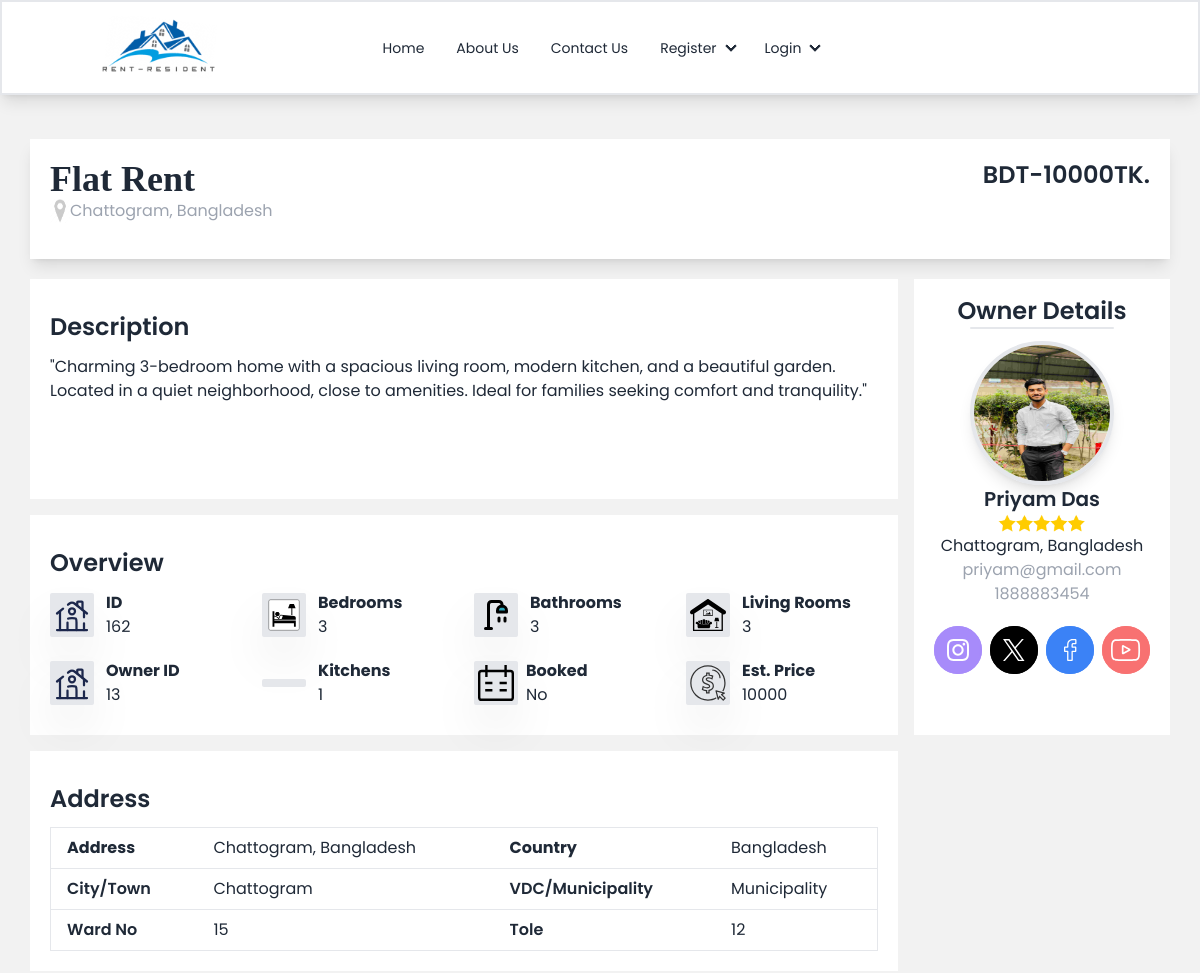
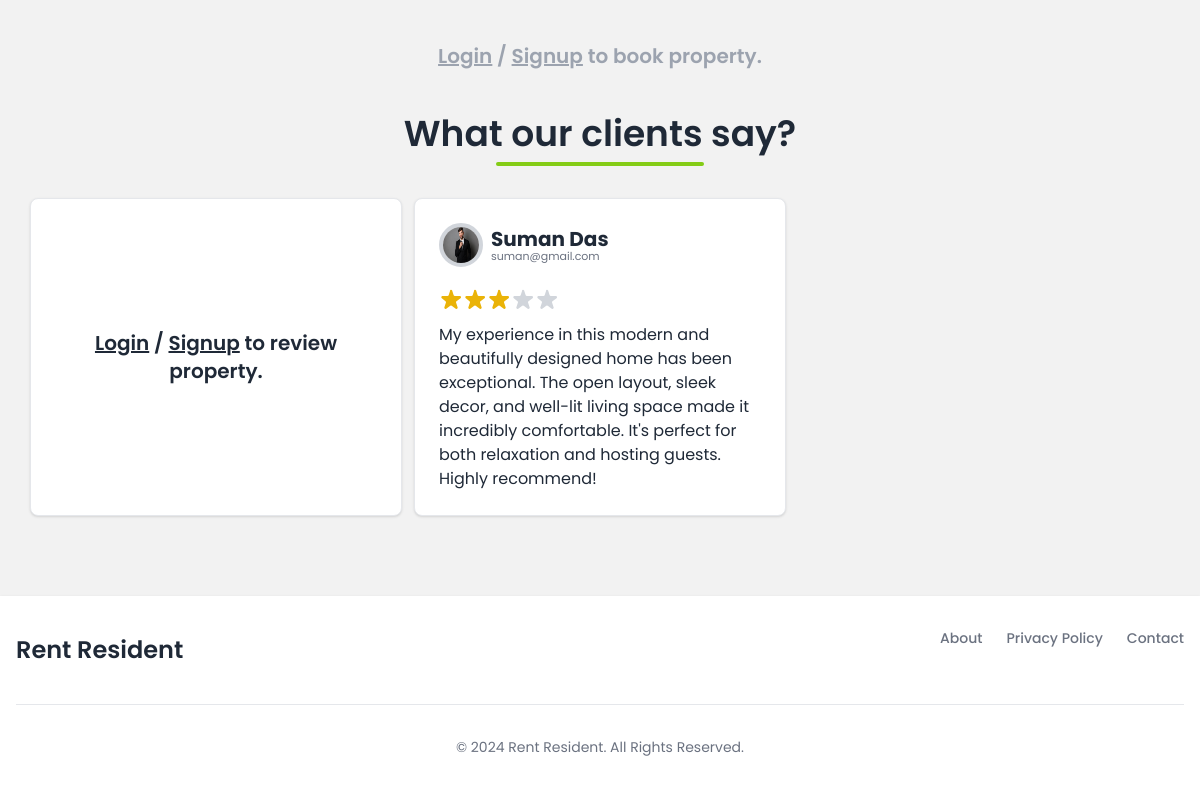
The app's page /view-property.php?property_id=162 with its own data (2 pictures, top to bottom).
### tables this page shows
CREATE TABLE `add_property` (
  `property_id` int(10) NOT NULL,
  `country` varchar(50) NOT NULL,
  `district` varchar(50) NOT NULL,
  `city` varchar(100) NOT NULL,
  `vdc_municipality` varchar(50) NOT NULL,
  `ward_no` int(10) NOT NULL,
  `tole` varchar(100) NOT NULL,
  `contact_no` bigint(10) NOT NULL,
  `property_type` varchar(50) NOT NULL,
  `estimated_price` bigint(10) NOT NULL,
  `total_rooms` int(10) NOT NULL,
  `bedroom` int(10) NOT NULL,
  `living_room` int(10) NOT NULL,
  `kitchen` int(10) NOT NULL,
  `bathroom` int(10) NOT NULL,
  `description` varchar(2000) NOT NULL,
  `booked` text NOT NULL,
  `owner_id` int(10) NOT NULL
);

CREATE TABLE `owner` (
  `owner_id` int(10) NOT NULL,
  `full_name` varchar(100) NOT NULL,
  `email` varchar(100) NOT NULL,
  `password` varchar(100) NOT NULL,
  `phone_no` bigint(10) NOT NULL,
  `address` varchar(200) NOT NULL,
  `id_type` varchar(100) NOT NULL,
  `id_photo` varchar(1000) NOT NULL
);

CREATE TABLE `review` (
  `review_id` int(10) NOT NULL,
  `comment` varchar(500) NOT NULL,
  `rating` int(5) NOT NULL,
  `property_id` int(11) NOT NULL,
  `tenant_id` int(11) NOT NULL
);

CREATE TABLE `tenant` (
  `tenant_id` int(10) NOT NULL,
  `full_name` varchar(100) NOT NULL,
  `email` varchar(100) NOT NULL,
  `password` varchar(100) NOT NULL,
  `phone_no` bigint(10) NOT NULL,
  `address` varchar(200) NOT NULL,
  `id_type` varchar(100) NOT NULL,
  `id_photo` varchar(1000) NOT NULL
);

### view-property.php (the view, shortened to what the rows shown need)
<?php
include('navbar.php');
include('booking-engine.php');
?>
<!DOCTYPE html>
<html>
<head>
    <link rel="stylesheet" href="styles.css">
</head>
<body style="background-color: #f2f2f2;">
    <?php
$property_id = $_GET['property_id'];
$sql = "SELECT * FROM add_property WHERE property_id='$property_id'";
$query = mysqli_query($db, $sql);
if (mysqli_num_rows($query) > 0) {
    $rows = mysqli_fetch_assoc($query);
    $sql2 = "SELECT * FROM property_photo WHERE property_id='$property_id'";
    $query2 = mysqli_query($db, $sql2);
    if (mysqli_num_rows($query2) > 0) {
        $owner_id = $rows['owner_id'];
        $sql3 = "SELECT * FROM owner WHERE owner_id='$owner_id'";
        $query3 = mysqli_query($db, $sql3);
        if (mysqli_num_rows($query3) > 0) {
            $owner = mysqli_fetch_assoc($query3);
            $owner_name = $owner['full_name'];
            $owner_email = $owner['email'];
            $owner_phone = $owner['phone_no'];
            $owner_address = $owner['address'];
            $owner_profile = $owner['id_photo'];
        }
    ?>
    <section class="w-[95%] mx-auto my-11">
        <div class="bg-white p-5 shadow-lg">
            <div class="flex justify-between">
                <div>
                    <h2 class="lg:text-4xl font-semibold" style="font-family: 'Times New Roman'">
                        <?php echo $rows['property_type'] ?></h2>
                    <p class="flex text-gray-400"><img src="./images/location-gray.png" class="w-5" alt="">
                        <?php echo $rows['city']; ?>,
                        <?php echo $rows['country']; ?></p>
                </div>
                <p class="text-2xl font-semibold">BDT-<?php echo $rows['estimated_price']; ?>TK.</p>
            </div>
        </div>
        <div class="grid grid-cols-1 lg:grid-rows-3 lg:grid-flow-col gap-4 mt-5">
            <div class="lg:col-span-2 ... bg-white p-5">
                <h1 class="text-2xl my-3 font-semibold">Description</h1>
                <p><?php echo $rows['description']; ?></p>
            </div>
            <div class="lg:col-span-2 ... bg-white p-5">
                <h1 class="text-2xl my-3 font-semibold">Overview</h1>
                <div class="grid grid-cols-1 lg:grid-cols-4 gap-5">
                    <div class="flex items-center gap-3">
                        <img src="./images/home-overview.svg" alt="" class="w-11 bg-gray-200 rounded-sm shadow-2xl p-1">
                        <div>
                            <p class="font-bold">ID</p>
                            <p><?php echo $rows['property_id'] ?></p>
                        </div>
                    </div>
                    <div class="flex items-center gap-3">
                        <img src="./images/bedroom-overview.svg" alt=""
                            class="w-11 bg-gray-200 rounded-sm shadow-2xl p-1">
                        <div>
                            <p class="font-bold">Bedrooms</p>
                            <p><?php echo $rows['bedroom'] ?></p>
                        </div>
                    </div>
                    <div class="flex items-center gap-3">
                        <img src="./images/bathroom-overview.svg" alt=""
                            class="w-11 bg-gray-200 rounded-sm shadow-2xl p-1">
                        <div>
                            <p class="font-bold">Bathrooms</p>
                            <p><?php echo $rows['bathroom'] ?></p>
                        </div>
                    </div>
                    <div class="flex items-center gap-3">
                        <img src="./images/room-overview.svg" alt="" class="w-11 bg-gray-200 rounded-sm shadow-2xl p-1">
                        <div>
                            <p class="font-bold">Living Rooms</p>
                            <p><?php echo $rows['living_room'] ?></p>
                        </div>
                    </div>
                    <div class="flex items-center gap-3">
                        <img src="./images/home-overview.svg" alt="" class="w-11 bg-gray-200 rounded-sm shadow-2xl p-1">
                        <div>
                            <p class="font-bold">Owner ID</p>
                            <p><?php echo $rows['owner_id'] ?></p>
                        </div>
                    </div>
                    <div class="flex items-center gap-3">
                        <img src="./images/kitchen-overview.svg" alt=""
                            class="w-11 bg-gray-200 rounded-sm shadow-2xl p-1">
                        <div>
                            <p class="font-bold">Kitchens</p>
                            <p><?php echo $rows['kitchen'] ?></p>
                        </div>
                    </div>
                    <div class="flex items-center gap-2">
                        <img src="./images/appointments-overview.svg" alt=""
                            class="w-11 bg-gray-200 rounded-sm shadow-2xl p-1">
                        <div>
                            <p class="font-bold">Booked</p>
                            <p><?php echo $rows['booked'] ?></p>
                        </div>
                    </div>
                    <div class="flex items-center gap-3">
                        <img src="./images/price-overview.svg" alt=""
                            class="w-11 bg-gray-200 rounded-sm shadow-2xl p-1">
                        <div>
                            <p class="font-bold">Est. Price</p>
                            <p><?php echo $rows['estimated_price'] ?></p>
                        </div>
                    </div>
                </div>
            </div>
            <div class="lg:col-span-2 ... bg-white p-5">
                <h1 class="text-2xl my-3 font-semibold">Address</h1>
                <div class="overflow-x-auto">
                    <table class="min-w-full bg-white border border-gray-200">
                        <thead>
                            <tr>
                                <th class="px-4 py-2 text-left">Address</th>
                                <th class="px-4 py-2 text-left font-normal"><?php echo $rows['city']; ?>,
                                    <?php echo $rows['country']; ?></th>
                                <th class="px-4 py-2 text-left">Country</th>
                                <th class="px-4 py-2 text-left font-normal"><?php echo $rows['country']; ?></th>
                            </tr>
                        </thead>
                        <tbody>
                            <tr class="border-t">
                                <td class="px-4 py-2 font-semibold">City/Town</td>
                                <td class="px-4 py-2"><?php echo $rows['city']; ?></td>
                                <td class="px-4 py-2 font-semibold">VDC/Municipality</td>
                                <td class="px-4 py-2"><?php echo $rows['vdc_municipality']; ?></td>
                            </tr>
                            <tr class="border-t">
                                <td class="px-4 py-2 font-semibold">Ward No</td>
                                <td class="px-4 py-2"><?php echo $rows['ward_no']; ?></td>
                                <td class="px-4 py-2 font-semibold">Tole</td>
                                <td class="px-4 py-2"><?php echo $rows['tole']; ?></td>
                            </tr>
                        </tbody>
                    </table>
                </div>
            </div>
            <div class="lg:row-span-2 ... bg-white w-full lg:w-64 p-4 flex jusitfy-center flex-col items-center">
                <h1 class="text-2xl font-semibold">Owner Details</h1>
                <p class="w-36 mb-3 border-t-2 border-black-500 rounded-lg"></p>
                <img src="<?php echo $owner_profile ?>" alt="" class="w-36 h-36 rounded-full border-4 shadow-lg">
                <div class="text-center">
                    <p class="text-xl font-semibold"><?php echo $owner_name; ?></p>
                    <img src="./images/ratings.png" alt="ratings.png" class="w-24 mx-auto">
                    <p class="text-md"><?php echo $owner_address; ?></p>
                    <p class="text-md text-gray-400"><?php echo $owner_email; ?></p>
                    <p class="text-md text-gray-400"><?php echo $owner_phone; ?></p>
                    <div class="flex flex-row lg:flex-row lg:items-center gap-2 mt-5">
                        <div class="social-button">
                            <button class="relative w-12 h-12 rounded-full group">
                                <div
                                    class="floater w-full h-full absolute top-0 left-0 bg-violet-400 rounded-full duration-300 group-hover:-top-8 group-hover:shadow-2xl">
                                </div>
                                <div
                                    class="icon relative z-10 w-full h-full flex items-center justify-center border-2 border-violet-400 rounded-full">
                                </div>
                            </button>
                        </div>
                        <div class="social-button">
                            <button class="relative w-12 h-12 rounded-full group">
                                <div
                                    class="floater w-full h-full absolute top-0 left-0 bg-black rounded-full duration-300 group-hover:-top-8 group-hover:shadow-2xl">
                                </div>
                                <div
                                    class="icon relative z-10 w-full h-full flex items-center justify-center border-2 border-black rounded-full">
                                </div>
                            </button>
                        </div>
                        <div class="social-button">
                            <button class="relative w-12 h-12 rounded-full group">
                                <div
                                    class="floater w-full h-full absolute top-0 left-0 bg-blue-500 rounded-full duration-300 group-hover:-top-8 group-hover:shadow-2xl">
                                </div>
                                <div
                                    class="icon relative z-10 w-full h-full flex items-center justify-center border-2 border-blue-500 rounded-full">
                                </div>
                            </button>
                        </div>
                        <div class="social-button">
                            <button class="relative w-12 h-12 rounded-full group">
                                <div
                                    class="floater w-full h-full absolute top-0 left-0 bg-red-400 rounded-full duration-300 group-hover:-top-8 group-hover:shadow-2xl">
                                </div>
                                <div
                                    class="icon relative z-10 w-full h-full flex items-center justify-center border-2 border-red-400 rounded-full">
                                </div>
                            </button>
                        </div>
                    </div>
                </div>
            </div>
        </div>
    </section>
    <?php
    }
}
?>
    <section class="w-[95%] mx-auto my-11">
        <h1 class="text-4xl text-center font-semibold mt-5">What our clients say?</h1>
        <div class="grid grid-cols-1 lg:grid-cols-3 gap-3">
            <?php
        $sql1="SELECT * from review where property_id='$property_id'";
        $query=mysqli_query($db,$sql1);
        function renderStarRating($rating) {
            for ($i = 1; $i <= 5; $i++) {
                echo '<svg xmlns="http://www.w3.org/2000/svg" class="w-6 h-6 ' . ($i <= $rating ? 'text-yellow-500' : 'text-gray-300') . '" fill="currentColor" viewBox="0 0 20 20">
                        <path d="M9.049 2.927c.3-.921 1.603-.921 1.902 0l1.286 3.96a1 1 0 00.95.69h4.17c.969 0 1.371 1.24.588 1.81l-3.374 2.454a1 1 0 00-.364 1.118l1.287 3.96c.3.921-.755 1.688-1.54 1.118l-3.374-2.454a1 1 0 00-1.176 0l-3.374 2.454c-.784.57-1.838-.197-1.539-1.118l1.287-3.96a1 1 0 00-.364-1.118L2.341 9.387c-.783-.57-.38-1.81.588-1.81h4.17a1 1 0 00.95-.69l1.286-3.96z" />
                      </svg>';
            }
        }
        if(mysqli_num_rows($query)>0){
            while($row=mysqli_fetch_assoc($query)){
                $tenant_id = $row['tenant_id'];
                $rating = $row['rating'];
                ?>
            <div
                class="bg-white block max-w-sm p-6 bg-white border border-gray-200 rounded-lg shadow hover:bg-gray-100">
                <?php
                        $sql4 = "SELECT * FROM tenant WHERE tenant_id = '$tenant_id'";
                        $query4 = mysqli_query($db, $sql4);
                        if (mysqli_num_rows($query4) > 0) {
                            $tenant = mysqli_fetch_assoc($query4);
                            $full_name = $tenant['full_name'];
                            $tenant_email = $tenant['email'];
                            $id_photo = $tenant['id_photo'];
                        }
                    ?>
                <div class="flex items-center gap-2 mb-5">
                    <img src="<?php echo $id_photo ?>" alt="tenant profile"
                        class="w-11 h-11 rounded-full border-4 border-gray-300">
                    <div>
                        <h5 class="mb-[-5px] text-xl font-bold text-dark">
                            <?php echo $full_name ?></h5>
                        <p class="text-gray-500 text-[11px]"><?php echo $tenant_email ?></p>
                    </div>
                </div>
                <div id="star-rating" class="flex items-center mb-3">
                    <?php renderStarRating($rating); ?>
                </div>
                <p class="font-normal"><?php echo $row['comment']; ?></p>
            </div>
            <?php
            }
        }
        ?>
        </div>
    </section>
</body>
</html>

### records on screen
add_property: property_type "Flat Rent", city "Chattogram", country "Bangladesh", estimated_price "10000", description "\"Charming 3-bedroom home with a spacious living room, modern kitchen, and a beautiful garden. Located in a quiet neighborhood, close to amenities. Ideal for families seeking comfort and tranquility.\"", property_id "162", bedroom "3", bathroom "3", living_room "3", owner "13", kitchen "1", booked "No", vdc_municipality "Municipality", ward_no "15", tole "12"
owner: id_photo (picture), full_name "Priyam Das", address "Chattogram, Bangladesh", email "priyam@gmail.com", phone_no "1888883454"
review: tenant.id_photo (picture), tenant.full_name "Suman Das", tenant.email "suman@gmail.com", rating 3 (drawn), comment "My experience in this modern and beautifully designed home has been exceptional. The open layout, sleek decor, and well-lit living space made it incredibly comfortable. It's perfect for both relaxation and hosting guests. Highly recommend!"
